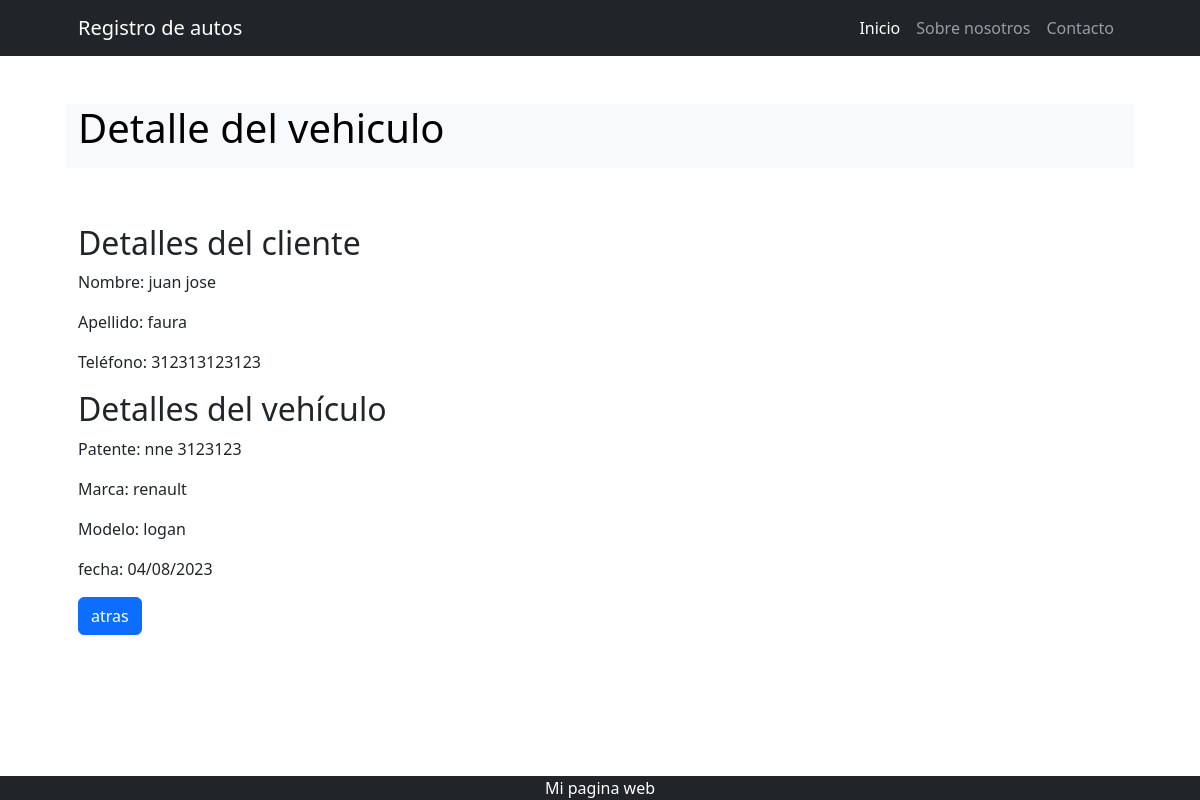
The page /altaVehiculo/detail_alta/3 on the database its author committed.
### apps/cliente/models.py (models this page shows, shortened)
class Cliente(models.Model):
    nombre = models.CharField(max_length=50)
    apellido = models.CharField(max_length=50)
    dni = models.CharField(max_length=50, null=True, blank=True)
    telefono = models.CharField(max_length=50, null=True, blank=True)
    domicilio = models.CharField(max_length=50, null=True, blank=True)

### apps/vehiculo/models.py (models this page shows, shortened)
class Vehiculo(models.Model):
    marca = models.CharField(max_length=50)
    modelo = models.CharField(max_length=100)
    año = models.CharField(max_length=50)
    patente= models.CharField(max_length=50, null=True, blank=True)
    km= models.CharField(max_length=100, null=True, blank=True)

### apps/altaVehiculo/models.py (models this page shows, shortened)
class AltaVehiculo(models.Model):
    fecha = models.DateTimeField(default=timezone.now, editable=False)
    cliente_id = models.ForeignKey(Cliente, on_delete=models.CASCADE)
    vehiculo_id = models.ForeignKey(Vehiculo, on_delete=models.CASCADE)

### apps/altaVehiculo/views.py (the view)
# urls.py: path('detail_alta/<int:pk>', views.AltaVehiculoDetail.as_view(), name="detail_alta")
class AltaVehiculoDetail(DetailView):
    model = AltaVehiculo
    template_name = "altaVehiculo/alta_vehiculo_detail.html"
    def get_context_data(self, **kwargs):
        context = super().get_context_data(**kwargs)
        alta_vehiculo = self.object
        cliente = alta_vehiculo.cliente_id
        vehiculo = alta_vehiculo.vehiculo_id
        context['cliente'] = cliente
        context['vehiculo'] = vehiculo
        return context

### apps/altaVehiculo/templates/altaVehiculo/alta_vehiculo_detail.html
{% extends 'altaVehiculo/index.html' %}
{% block INDEX_TITULO %}
    Detalle del vehiculo
{% endblock INDEX_TITULO %}
{% block INDEX_CONTENIDO %}
<h2>Detalles del cliente</h2>
<p>Nombre: {{ cliente.nombre }}</p>
<p>Apellido: {{ cliente.apellido }}</p>
<p>Teléfono: {{ cliente.telefono }}</p>
<h2>Detalles del vehículo</h2>
<p>Patente: {{ vehiculo.patente }}</p>
<p>Marca: {{ vehiculo.marca }}</p>
<p>Modelo: {{ vehiculo.modelo }}</p>
<p>fecha: {{object.fecha | date:"d/m/Y"}}</p>
<div>
<td><a href="{% url 'altaVehiculo:list' %}" class="btn btn-primary">atras</a></td>
</div>
{% endblock INDEX_CONTENIDO %}

### rows shown on the page
Cliente: nombre "juan jose", apellido "faura", telefono "312313123123"
Vehiculo: patente "nne 3123123", marca "renault", modelo "logan"
AltaVehiculo: fecha "04/08/2023"
